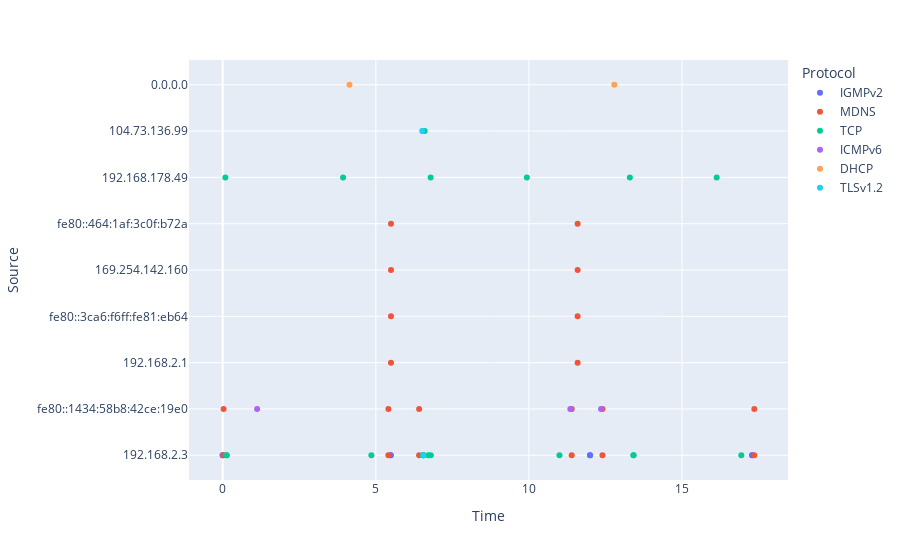

Source (notebook cell):
### Code cell
fig = px.scatter(df, x='Time', y='Source', color='Protocol')
fig.show()

### Figure 1 — Plotly figure (JSON) as saved in the notebook; plotly's stock layout.template omitted (floating-point values rounded to 4 significant figures)
{"data": [{"hovertemplate": "Protocol=IGMPv2<br>Time=%{x}<br>Source=%{y}<extra></extra>", "legendgroup": "IGMPv2", "marker": {"color": "#636efa", "symbol": "circle"}, "mode": "markers", "name": "IGMPv2", "orientation": "h", "showlegend": true, "x": [0.0, 0.000338, 5.486, 5.486, 11.99, 12.0, 17.29, 17.29], "xaxis": "x", "y": ["192.168.2.3", "192.168.2.3", "192.168.2.3", "192.168.2.3", "192.168.2.3", "192.168.2.3", "192.168.2.3", "192.168.2.3"], "yaxis": "y", "type": "scatter"}, {"hovertemplate": "Protocol=MDNS<br>Time=%{x}<br>Source=%{y}<extra></extra>", "legendgroup": "MDNS", "marker": {"color": "#EF553B", "symbol": "circle"}, "mode": "markers", "name": "MDNS", "orientation": "h", "showlegend": true, "x": [0.02758, 0.02893, 5.41, 5.411, 5.495, 5.495, 5.496, 5.496, 6.414, 6.415, 11.4, 11.4, 11.59, 11.59, 11.59, 11.59, 12.4, 12.4, 17.36, 17.36], "xaxis": "x", "y": ["192.168.2.3", "fe80::1434:58b8:42ce:19e0", "192.168.2.3", "fe80::1434:58b8:42ce:19e0", "192.168.2.1", "fe80::3ca6:f6ff:fe81:eb64", "169.254.142.160", "fe80::464:1af:3c0f:b72a", "192.168.2.3", "fe80::1434:58b8:42ce:19e0", "192.168.2.3", "fe80::1434:58b8:42ce:19e0", "192.168.2.1", "fe80::3ca6:f6ff:fe81:eb64", "169.254.142.160", "fe80::464:1af:3c0f:b72a", "192.168.2.3", "fe80::1434:58b8:42ce:19e0", "192.168.2.3", "fe80::1434:58b8:42ce:19e0"], "yaxis": "y", "type": "scatter"}, {"hovertemplate": "Protocol=TCP<br>Time=%{x}<br>Source=%{y}<extra></extra>", "legendgroup": "TCP", "marker": {"color": "#00cc96", "symbol": "circle"}, "mode": "markers", "name": "TCP", "orientation": "h", "showlegend": true, "x": [0.0872, 0.129, 0.1293, 3.931, 4.854, 6.534, 6.551, 6.551, 6.552, 6.594, 6.714, 6.79, 6.796, 9.931, 11.0, 13.3, 13.41, 13.41, 16.13, 16.94], "xaxis": "x", "y": ["192.168.178.49", "192.168.2.3", "192.168.2.3", "192.168.178.49", "192.168.2.3", "104.73.136.99", "192.168.2.3", "192.168.2.3", "192.168.2.3", "104.73.136.99", "192.168.2.3", "192.168.178.49", "192.168.2.3", "192.168.178.49", "192.168.2.3", "192.168.178.49", "192.168.2.3", "192.168.2.3", "192.168.178.49", "192.168.2.3"], "yaxis": "y", "type": "scatter"}, {"hovertemplate": "Protocol=ICMPv6<br>Time=%{x}<br>Source=%{y}<extra></extra>", "legendgroup": "ICMPv6", "marker": {"color": "#ab63fa", "symbol": "circle"}, "mode": "markers", "name": "ICMPv6", "orientation": "h", "showlegend": true, "x": [1.124, 11.35, 12.36], "xaxis": "x", "y": ["fe80::1434:58b8:42ce:19e0", "fe80::1434:58b8:42ce:19e0", "fe80::1434:58b8:42ce:19e0"], "yaxis": "y", "type": "scatter"}, {"hovertemplate": "Protocol=DHCP<br>Time=%{x}<br>Source=%{y}<extra></extra>", "legendgroup": "DHCP", "marker": {"color": "#FFA15A", "symbol": "circle"}, "mode": "markers", "name": "DHCP", "orientation": "h", "showlegend": true, "x": [4.14, 12.79], "xaxis": "x", "y": ["0.0.0.0", "0.0.0.0"], "yaxis": "y", "type": "scatter"}, {"hovertemplate": "Protocol=TLSv1.2<br>Time=%{x}<br>Source=%{y}<extra></extra>", "legendgroup": "TLSv1.2", "marker": {"color": "#19d3f3", "symbol": "circle"}, "mode": "markers", "name": "TLSv1.2", "orientation": "h", "showlegend": true, "x": [6.517, 6.551], "xaxis": "x", "y": ["104.73.136.99", "192.168.2.3"], "yaxis": "y", "type": "scatter"}], "layout": {"xaxis": {"anchor": "y", "domain": [0.0, 1.0], "title": {"text": "Time"}}, "yaxis": {"anchor": "x", "domain": [0.0, 1.0], "title": {"text": "Source"}}, "legend": {"title": {"text": "Protocol"}, "tracegroupgap": 0}, "margin": {"t": 60}}}
